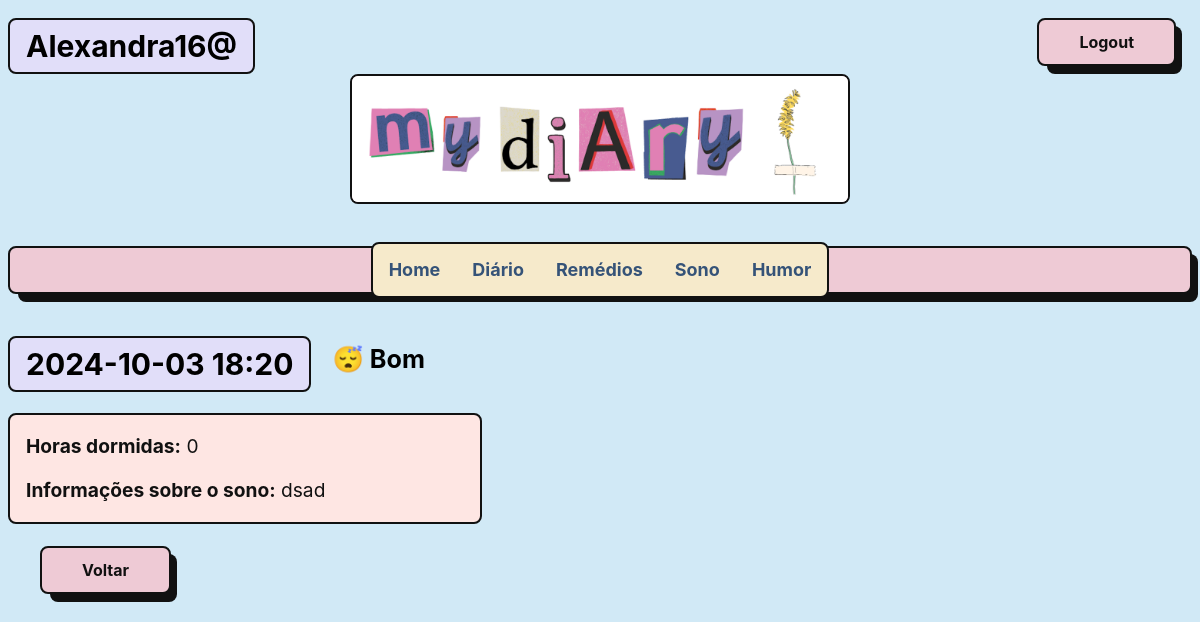
Page /sono/56/ (signed in) on the committed database.
### entries/models.py (models this page shows, shortened)
class Entry(models.Model):
    Mood = {
        "\U0001F600": "\U0001F600 Feliz",
        "\U0001F610": "\U0001F610 Indiferente",
        "\U0001F61E": "\U0001F61E Triste",
        "\U0001F621": "\U0001F621 Bravo",
        "\U0001F62B": "\U0001F62B Cansado",
        "\U0001F624": "\U0001F624 Estressado",
    }
    Qualidade = {
        "\U0001F634 Bom": "\U0001F634 Bom",
        "\U0001F971	Insônia": "\U0001F971 Insônia",
        "\U0001F62B Ruim": "\U0001F62B Ruim",
    }
    user = models.ForeignKey(User, on_delete=models.CASCADE, null=True, blank=True)
    title = models.CharField(default='\U0001F634 Bom',max_length=1, choices=Mood, verbose_name='Humor')
    content = models.TextField(verbose_name='Descreva o seu dia')
    date_created = models.DateTimeField(default=timezone.now)
    remedios = models.ManyToManyField('Remedio', related_name='entries')
    sono = models.CharField(default='\U0001F634 Bom',max_length=100, choices=Qualidade, verbose_name='Qualidade do Sono')
    horas = models.PositiveIntegerField(default='',verbose_name='Quantas horas de Sono')
    informe = models.TextField(default='',verbose_name='Descreva o seu sono')
    class Meta:
        verbose_name_plural = "Entries"

### entries/views.py (the view, shortened to what this page needs)
# urls.py: path('sono/<int:pk>/', views.SonoDetailView.as_view(), name='sono-detail'),
class SonoDetailView(LockedView, DetailView):
    model = Entry
    template_name = "entries/sono_detail.html"
    context_object_name = "entry"
    def get_context_data(self, **kwargs):
        context = super().get_context_data(**kwargs)
        entry = self.get_object()
        context['registros'] = Entry.objects.filter(user=self.request.user).values('sono', 'horas', 'informe')
        return context

### entries/context_processors.py (called while the page is built)
def user_context_processor(request):
    return {
        'username': request.user.username if request.user.is_authenticated else 'Visitante',
    }

### entries/templates/entries/sono_detail.html
{% extends "entries/base.html" %}
{% block content %}
    <article>
        <h2>{{ entry.date_created|date:'Y-m-d H:i' }}</h2>
        <h3>{{ entry.sono }}</h3>
        <br><br>
        <div class="resultado">
            <p><strong>Horas dormidas:</strong> {{ entry.horas }}</p>
            <p><strong>Informações sobre o sono:</strong> {{ entry.informe }}</p>
        </div>
    </article>
    <p>
        <a href="{% url 'sono-registro-list'%}"><button class="button-56-editar" type="submit">Voltar</button></a>
    </p>
{% endblock %}

### entries/templates/entries/base.html (shortened to what this page needs)
{% load static %}
<!DOCTYPE html>
<html lang="en">
<head>
    <link rel="stylesheet" href="{% static 'css/diary.css' %}">
</head>
<body>
    <ul>
        <div class="conta">
            {% if user.is_authenticated %}
            <form action="{% url 'logout' %}" method="post">
                <button class="button-56" type="submit">Logout</button>
            </form>
            {% else %}
                <a href="{% url 'login' %}"><button class="button-56" type="submit">Login</button></a>
                <a href="{% url 'register' %}"><button class="button-56" type="submit">Registrar-se</button></a>
            {% endif %}
        </div>
    </ul>
    <h2>{{ username }}</h2>
    <img src="{% static 'css/Diary_Logo.jpg' %}" alt="Diary_Logo" width="500" height="130">
    <br><br>
    <div class="button-56">
    <div class="nav">
        <a href="{% url 'home' %}">Home</a>
        <a href="{% url 'entry-list' %}">Diário</a>
        <a href="{% url 'remedio-list' %}">Remédios</a>
        <a href="{% url 'sono-registro-list' %}">Sono</a>
        <a href="{% url 'calendario' %}">Humor</a>
    </div>
    <br><br>
    </div>
    <br><br>
    {% block content %}{% endblock %}
</body>
</html>

### entries/static/css/diary.css (style rules this page uses)
* { box-sizing: border-box; }
body { font-family: Inter,sans-serif; font-size: 18px; }
a { color: inherit; text-decoration: none; }
h2, h3 { font-size: 1.4em; margin: 0; display: inline-block; padding: 0.5rem 1rem; vertical-align: top; }
h2 { background-color: #e1def9; }
article { margin-bottom: 0.5rem; }
p { font-size: 1.2em; padding-left: 1rem; line-height: 1.3em; max-width: 36rem; color: #111; }
button, textarea, input { font-size: inherit; min-height: 2.5em; padding: 0 1rem; }
button, input[type="submit"] { margin: 0 1rem 2px 1rem; cursor: pointer; font-weight: bold; min-width: 8rem; }

### entries/templates/entries/base.html (style rules this page uses)
body { font-family: Inter,sans-serif; background-color: #D1E9F6; }
h2 { background-color: #e1def9; border: 2px solid #111; border-radius: 8px; box-sizing: border-box; font-size: 30px; font-family: Inter,sans-serif; }
.nav { background-color: #F6EACB; overflow: hidden; border: 2px solid #111; border-radius: 8px; box-sizing: border-box; cursor: pointer; display: flex; font-family: Inter,sans-serif; font-weight: bold; }
.nav a { float: left; color: #355378; text-align: center; padding: 14px 16px; text-decoration: none; font-size: 18px; }
.conta { float: right; }
.button-56 { align-items: center; background-color: #EECAD5; border: 2px solid #111; border-radius: 8px; box-sizing: border-box; color: #111; cursor: pointer; display: flex; font-family: Inter,sans-serif; font-size: 16px; height: 48px; justify-content: center; line-height: 24px; max-width: 100%; padding: 0 25px; position: relative; text-align: center; text-decoration: none; user-select: none; -webkit-user-select: none; touch-action: manipulation; }
.button-56:after { background-color: #111; border-radius: 8px; content: ""; display: block; height: 48px; left: 0; width: 100%; position: absolute; top: -2px; transform: translate(8px, 8px); transition: transform .2s ease-out; z-index: -1; }
@media (min-width: 768px) { .button-56 { padding: 0 40px; } }
.button-56-editar { align-items: center; background-color: #EECAD5; border: 2px solid #111; border-radius: 8px; box-sizing: border-box; color: #111; cursor: pointer; display: flex; font-family: Inter,sans-serif; font-size: 16px; height: 48px; justify-content: center; line-height: 24px; max-width: 100%; padding: 0 25px; position: relative; text-align: center; text-decoration: none; user-select: none; -webkit-user-select: none; touch-action: manipulation; float: left; }
.button-56-editar:after { background-color: #111; border-radius: 8px; content: ""; display: block; height: 48px; left: 0; width: 100%; position: absolute; top: -2px; transform: translate(8px, 8px); transition: transform .2s ease-out; z-index: -1; }
@media (min-width: 768px) { .button-56-editar { padding: 0 40px; } }
.resultado { align-items: center; background-color: #fee6e3; border: 2px solid #111; border-radius: 8px; color: #111; font-family: Inter,sans-serif; font-size: 16px; line-height: 24px; max-width: 40%; text-align: left; float: center; }
img { align-items: center; background-color: #EECAD5; border: 2px solid #111; border-radius: 8px; margin: auto; display: block; }

### rows in the picture
Entry: date_created "2024-10-03 18:20", sono "😴 Bom", horas "0", informe "dsad"

### other values in the picture
{{ username }} "Alexandra16@"
